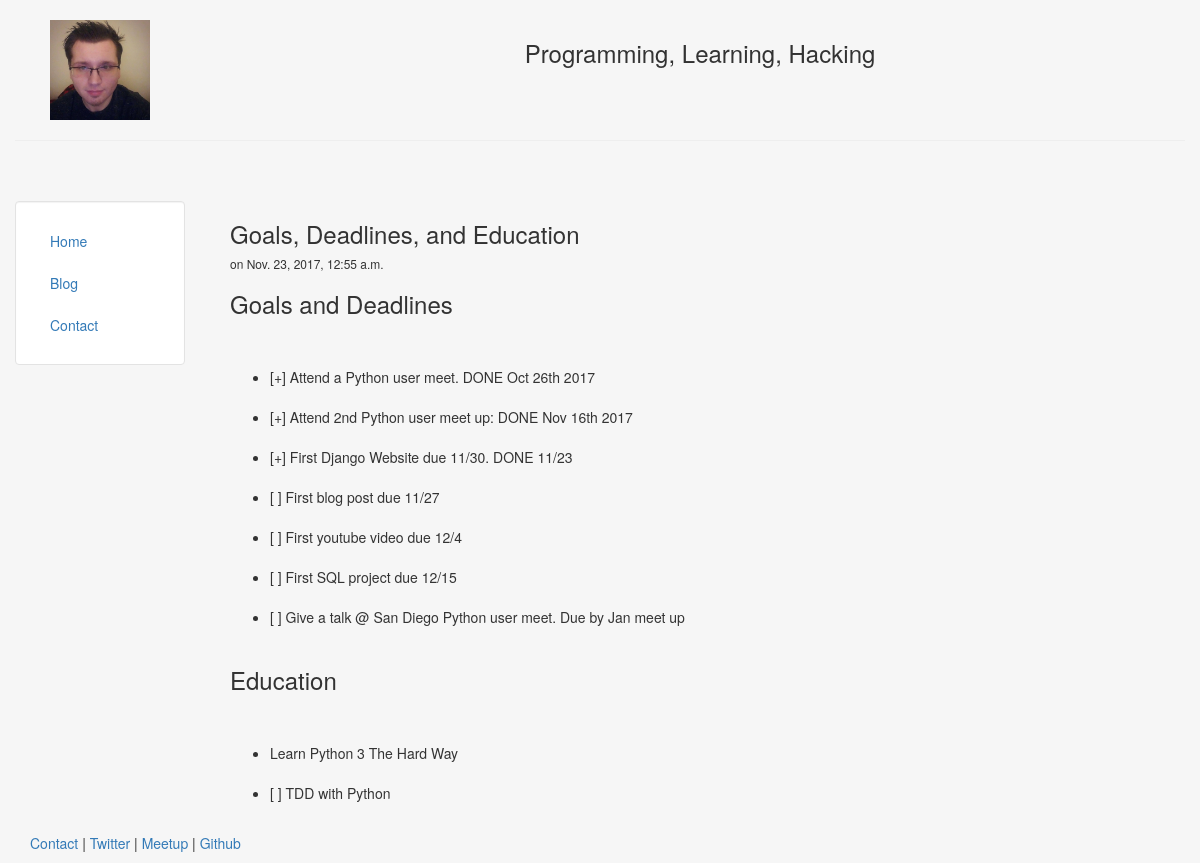
The page /blog/7 on the database its author committed.
### blog/models.py (models this page shows, shortened)
class Post(models.Model):
    title = models.CharField(max_length=140)
    body = models.TextField()
    date = models.DateTimeField()

### blog/templates/blog/post.html
{% extends "personal/header.html" %}
{% block content %}
	<h3>{{ post.title }}</h3>
	<h6>on {{post.date}}</h6>
	{{post.body|safe|linebreaks}}
{% endblock %}

### personal/templates/personal/header.html (style rules this page uses)
html, body { height:100% }

### rows shown on the page
Post: title "Goals, Deadlines, and Education", date "Nov. 23, 2017, 12:55 a.m.", body "Goals and Deadlines [+] Attend a Python user meet. DONE Oct 26th 2017 [+] Attend 2nd Python user meet up: DONE Nov 16th 2017 [+] First Django Website due 11/30. DONE 11/23 [ ] First blog post due 11/27 [ ] First youtube video due 12/4 [ ] First SQL project due 12/15 [ ] Give a talk @ San Diego Python user meet. Due by Jan meet up Education Learn Python 3 The Hard Way [ ] TDD with Python"
